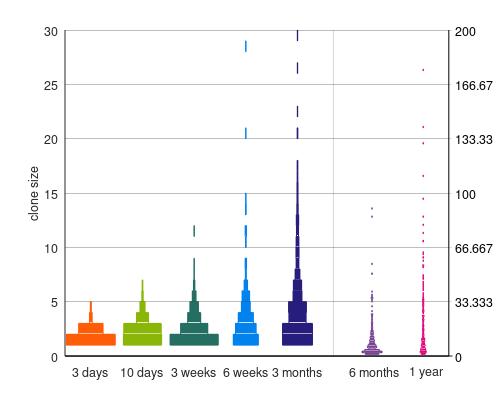

The MATLAB script that drew this image:
function oes_raw_dots

t1 = 3/7;
data1 = [1 142; 2 71; 3 8; 4 3];

t2 = 10/7;
data2 = [1 111; 2 109; 3 35; 4 15; 5 4; 6 2];

t3 = 3;
data3 = [1 140; 2 79; 3 38; 4 25; 5 11; 6 4; 7 1; 8 1; 11 1];

t4 = 6;
data4 = [1 73; 2 60; 3 44; 4 26; 5 22; 6 10; 7 3; 8 4; 10 2; 11 4; 13 2; 14 1; 20 1; 28 1];

t5 = 12;
data5 = [1 87; 2 87; 3 50; 4 52; 5 26; 6 24; 7 14; 8 8; 9 9; 10 8; 11 6; 12 7; 13 4; 14 3; 15 3; 16 2; 17 2; 20 2; 22 1; 26 1; 29 1];

t6 = 26;
data6 = [1 40; 2 59; 3 43; 4 18; 5 27; 6 23; 7 16; 8 12; 9 14; 10 10; 11 11; 12 5; 13 8; 14 7; 15 6; 16 3; 17 4; 18 3; 19 3; 20 4; 21 1; 22 2; 23 1; 24 3; 25 4; 27 1; 30 1; 33 1; 34 1; 35 5; 36 1; 37 2; 39 1; 50 2; 56 1; 85 1; 90 1];

t7 = 52;
data7 = [1 12; 2 18; 3 15; 4 14; 5 6; 6 11; 7 8; 8 6; 9 9; 10 9; 11 3; 12 4; 13 4; 14 2; 15 4; 16 4; 17 2; 18 4; 19 2; 20 2; 21 3; 22 4; 23 1; 24 5; 26 2; 27 4; 28 3; 29 1; 30 3; 31 3; 32 3; 33 2; 34 4; 35 2; 36 1; 37 1; 38 1; 40 1; 41 1; 42 1; 43 1; 44 1; 45 1; 47 2; 48 1; 49 1; 54 1; 55 3; 58 1; 60 2; 62 1; 63 1; 70 2; 75 1; 80 1; 85 1; 96 1; 110 1; 130 1; 140 1; 175 1];

ts = [t1 t2 t3 t4 t5 t6 t7];
data = {data1 data2 data3 data4 data5 data6 data7};
av = zeros(size(ts));
for i = 1:numel(ts)
    av(i) = dot(data{i}(:,1), data{i}(:,2) / sum(data{i}(:,2)));
end

fh = figure;
gh(1) = newplot(fh);
gh(2) = axes('Position',get(gh(1),'Position'),...
           'XAxisLocation','bottom',...
           'YAxisLocation','right',...
           'Color','none',...
           'XColor','k','YColor','k');
linkaxes(gh, 'x');
colours = [
 0.996078, 0.360784, 0.027451;
% 0.996078, 0.988235, 0.0352941;
 0.541176, 0.713725, 0.027451;
 0.145098, 0.435294, 0.384314;
 0.00784314, 0.509804, 0.929412;
 0.152941, 0.113725, 0.490196;
 0.470588, 0.262745, 0.584314;
 0.890196, 0.0117647, 0.490196;
 0.905882, 0.027451, 0.129412
];
offset = 75 + ((1:numel(ts)) - 1)*150;
offset(6) = offset(6) + 75;
offset(7) = offset(7) + 75;
for i = [1 2]
    set(gh(i), 'NextPlot', 'add');
    set(gh(i), 'XLim', [0 7*150+75]);
    ticklengths = get(gh(i), 'TickLength');
    ticklengths(1) = 0.0;
    set(gh(i), 'TickLength', ticklengths);
    set(gh(i), 'YGrid', 'on');
    set(gh(i), 'FontName', 'Helvetica', 'FontSize', 9);
end
set(gh(1), 'XTick', offset);
set(gh(1), 'XTickLabel', {'3 days'; '10 days'; '3 weeks'; '6 weeks'; '3 months'; '6 months'; '1 year'});
set(gh(2), 'XTick', [5*150+75/2], 'XTickLabel', {''});
set(gh(2), 'XGrid', 'on');
ylabel(gh(1), 'clone size', 'FontName', 'Helvetica', 'FontSize', 9);
ghi = [1 1 1 1 1 2 2];
for i = 1:numel(ts)
    for j = 1:numel(data{i}(:,1))
        axes(gh(ghi(i)));
        rectangle('Position', ...
            [-data{i}(j,2)/2+offset(i) data{i}(j,1)...
            data{i}(j,2) 1], ...
            'EdgeColor', colours(i,:) , 'FaceColor', colours(i,:));
    end
%     [X, Y] = drawbar(data{i}, offset(i));
%     plot(gh(ghi(i)), X, Y, 'o', 'MarkerSize', 2, 'MarkerEdgeColor', colours(i,:));
    drawnow;
end

ylimits = get(gh(2),'YLim');
yinc = (ylimits(2)-ylimits(1))/6;
set(gh(2), 'YTick', [ylimits(1):yinc:ylimits(2)]);

% copied from oes_scaling
% lambda = 0.7676;
% r = 0.1926;
% rho = 0.5164;
% gamma = lambda * rho / (1-rho);
% tau = rho / (r * lambda);
% 
% [p0, ts2] = xi(lambda, r, rho, logspace(-1, 2, 40), 0);
% inset = axes('pos', [0.25 0.57 0.4 0.3]);
% set(inset, 'NextPlot', 'add');
% loglog(inset, ts, av, '+', 'MarkerEdgeColor', colours(1,:));
% loglog(inset, ts2, (1 + (lambda/gamma)*(1-exp(-gamma*ts2))) ./ (1 - p0), '-k');
% set(inset, 'XScale', 'log', 'YScale', 'log');
% set(inset, 'XLim', [0.1 100]);
% xlabel('time (weeks)', 'FontName', 'Times', 'FontSize', 8);
% ylabel('average clone size', 'FontName', 'Times', 'FontSize', 8);
% set(inset, 'FontName', 'Times', 'FontSize', 8);
% set(inset, 'Position', get(inset, 'OuterPosition') - ...
%     get(inset, 'TightInset') * [-1 0 1 0; 0 -1 0 1; 0 0 1 0; 0 0 0 1]);

set(fh, 'PaperUnits', 'inches');
w = 5; h = 4;
set(fh, 'PaperSize', [w h]);
set(fh, 'PaperPosition', [0 0 w h]);

set(fh, 'Color', 'white');

print(fh, '-dpdf', '-painters', 'oes-raw-dots');

end
